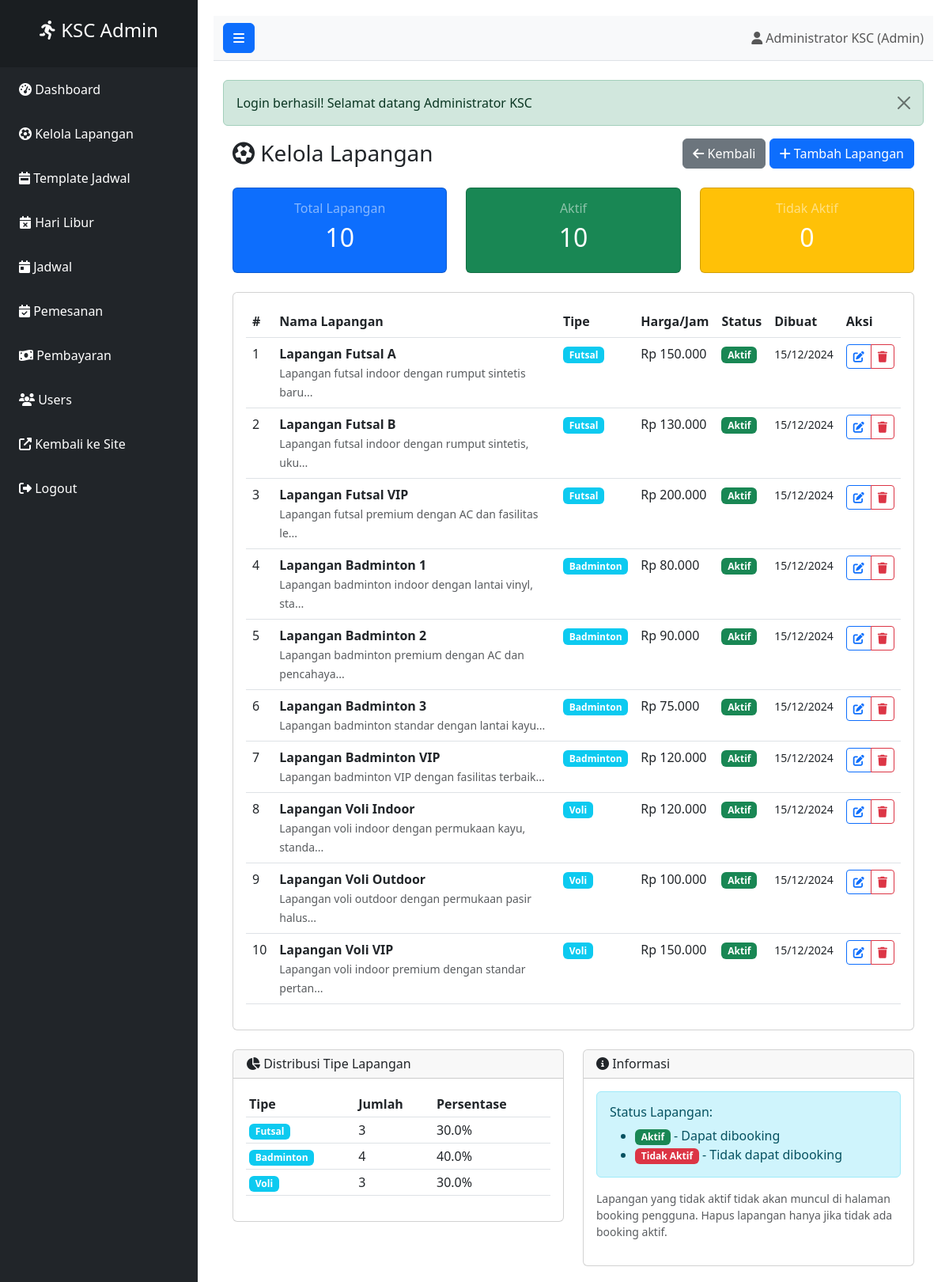
Screenshot of /admin/lapangan.php (signed in) with the database file from the repository.
### tables this page shows
CREATE TABLE `lapangan` (
  `id_lapangan` int(10) UNSIGNED NOT NULL,
  `nama_lapangan` varchar(100) NOT NULL,
  `tipe_lapangan` enum('Futsal','Badminton','Voli','Basket','Tennis') DEFAULT NULL,
  `harga_per_jam` decimal(10,2) NOT NULL DEFAULT 0.00,
  `deskripsi` text DEFAULT NULL,
  `status_lapangan` enum('aktif','tidak_aktif') DEFAULT 'aktif',
  `id_user` int(10) UNSIGNED NOT NULL,
  `created_at` timestamp NOT NULL DEFAULT current_timestamp(),
  `updated_at` timestamp NULL DEFAULT NULL ON UPDATE current_timestamp()
);

### includes/database.php (called while the page is built, shortened)
<?php
class Database {
    private $host = DB_HOST;
    private $user = DB_USER;
    private $pass = DB_PASS;
    private $dbname = DB_NAME;
    private $dbh;
    private $stmt;
    public function __construct() {
        $dsn = 'mysql:host=' . $this->host . ';dbname=' . $this->dbname . ';charset=utf8';
        $options = array(
            PDO::ATTR_PERSISTENT => true,
            PDO::ATTR_ERRMODE => PDO::ERRMODE_EXCEPTION
        );
        try {
            $this->dbh = new PDO($dsn, $this->user, $this->pass, $options);
        } catch(PDOException $e) {
            $this->error = $e->getMessage();
            echo $this->error;
        }
    }
    public function query($sql) {
        $this->stmt = $this->dbh->prepare($sql);
    }
    public function execute() {
        return $this->stmt->execute();
    }
    public function resultSet() {
        $this->execute();
        return $this->stmt->fetchAll(PDO::FETCH_OBJ);
    }
    public function single() {
        $this->execute();
        return $this->stmt->fetch(PDO::FETCH_OBJ);
    }
}
?>

### includes/functions.php (called while the page is built, shortened)
<?php
if (!function_exists('formatCurrency')) {
    function formatCurrency($amount) {
        return 'Rp ' . number_format($amount, 0, ',', '.');
    }
}
if (!function_exists('formatDate')) {
    function formatDate($date) {
        return date('d/m/Y', strtotime($date));
    }
}
?>

### admin/lapangan.php (the view, shortened to what this page needs)
<?php
require_once '../includes/admin-header.php';
require_once '../includes/database.php';
require_once '../includes/functions.php';
$db = new Database();
$db->query('SELECT * FROM lapangan ORDER BY status_lapangan DESC, tipe_lapangan, nama_lapangan');
$fields = $db->resultSet();
$db->query('SELECT
           COUNT(*) as total,
           SUM(CASE WHEN status_lapangan = "aktif" THEN 1 ELSE 0 END) as active,
           SUM(CASE WHEN status_lapangan = "tidak_aktif" THEN 1 ELSE 0 END) as inactive
           FROM lapangan');
$stats = $db->single();
?>
<div class="container-fluid">
    <div class="d-flex justify-content-between align-items-center mb-4">
        <h1 class="h3 mb-0"><i class="fas fa-futbol"></i> Kelola Lapangan</h1>
        <div>
            <a href="dashboard.php" class="btn btn-secondary">
                <i class="fas fa-arrow-left"></i> Kembali
            </a>
            <button type="button" class="btn btn-primary" data-bs-toggle="modal" data-bs-target="#addFieldModal">
                <i class="fas fa-plus"></i> Tambah Lapangan
            </button>
        </div>
    </div>
    <div class="row mb-4">
        <div class="col-md-4">
            <div class="card bg-primary text-white">
                <div class="card-body text-center">
                    <h6 class="text-white-50">Total Lapangan</h6>
                    <h2><?= $stats->total ?></h2>
                </div>
            </div>
        </div>
        <div class="col-md-4">
            <div class="card bg-success text-white">
                <div class="card-body text-center">
                    <h6 class="text-white-50">Aktif</h6>
                    <h2><?= $stats->active ?></h2>
                </div>
            </div>
        </div>
        <div class="col-md-4">
            <div class="card bg-warning text-white">
                <div class="card-body text-center">
                    <h6 class="text-white-50">Tidak Aktif</h6>
                    <h2><?= $stats->inactive ?></h2>
                </div>
            </div>
        </div>
    </div>
    <div class="card">
        <div class="card-body">
            <div class="table-responsive">
                <table class="table table-hover">
                    <thead>
                        <tr>
                            <th>#</th>
                            <th>Nama Lapangan</th>
                            <th>Tipe</th>
                            <th>Harga/Jam</th>
                            <th>Status</th>
                            <th>Dibuat</th>
                            <th>Aksi</th>
                        </tr>
                    </thead>
                    <tbody>
                        <?php if (empty($fields)): ?>
                            <tr>
                                <td colspan="7" class="text-center text-muted">Belum ada lapangan</td>
                            </tr>
                        <?php else: ?>
                            <?php foreach ($fields as $index => $field): ?>
                            <tr>
                                <td><?= $index + 1 ?></td>
                                <td>
                                    <strong><?= htmlspecialchars($field->nama_lapangan) ?></strong>
                                    <?php if ($field->deskripsi): ?>
                                        <br><small class="text-muted"><?= substr($field->deskripsi, 0, 50) ?>...</small>
                                    <?php endif; ?>
                                </td>
                                <td>
                                    <span class="badge bg-info"><?= $field->tipe_lapangan ?></span>
                                </td>
                                <td><?= formatCurrency($field->harga_per_jam) ?></td>
                                <td>
                                    <?php if ($field->status_lapangan === 'aktif'): ?>
                                        <span class="badge bg-success">Aktif</span>
                                    <?php else: ?>
                                        <span class="badge bg-danger">Tidak Aktif</span>
                                    <?php endif; ?>
                                </td>
                                <td>
                                    <small><?= formatDate($field->created_at) ?></small>
                                </td>
                                <td>
                                    <div class="btn-group btn-group-sm">
                                        <button type="button" class="btn btn-outline-primary"
                                                onclick="editField(<?= $field->id_lapangan ?>)">
                                            <i class="fas fa-edit"></i>
                                        </button>
                                        <a href="lapangan.php?delete=<?= $field->id_lapangan ?>"
                                           class="btn btn-outline-danger"
                                           onclick="return confirm('Hapus lapangan ini? Semua jadwal dan template terkait juga akan dihapus.')">
                                            <i class="fas fa-trash"></i>
                                        </a>
                                    </div>
                                </td>
                            </tr>
                            <?php endforeach; ?>
                        <?php endif; ?>
                    </tbody>
                </table>
            </div>
        </div>
    </div>
    <div class="row mt-4">
        <div class="col-md-6">
            <div class="card">
                <div class="card-header">
                    <h6 class="mb-0"><i class="fas fa-chart-pie"></i> Distribusi Tipe Lapangan</h6>
                </div>
                <div class="card-body">
                    <?php
                    $db->query('SELECT tipe_lapangan, COUNT(*) as total
                               FROM lapangan
                               WHERE status_lapangan = "aktif"
                               GROUP BY tipe_lapangan');
                    $type_stats = $db->resultSet();
                    if (empty($type_stats)): ?>
                        <p class="text-muted">Tidak ada data</p>
                    <?php else: ?>
                        <div class="table-responsive">
                            <table class="table table-sm">
                                <thead>
                                    <tr>
                                        <th>Tipe</th>
                                        <th>Jumlah</th>
                                        <th>Persentase</th>
                                    </tr>
                                </thead>
                                <tbody>
                                    <?php foreach ($type_stats as $stat): ?>
                                    <tr>
                                        <td>
                                            <span class="badge bg-info"><?= $stat->tipe_lapangan ?></span>
                                        </td>
                                        <td><?= $stat->total ?></td>
                                        <td>
                                            <?php
                                            $percentage = ($stat->total / $stats->active) * 100;
                                            echo number_format($percentage, 1) . '%';
                                            ?>
                                        </td>
                                    </tr>
                                    <?php endforeach; ?>
                                </tbody>
                            </table>
                        </div>
                    <?php endif; ?>
                </div>
            </div>
        </div>
        <div class="col-md-6">
            <div class="card">
                <div class="card-header">
                    <h6 class="mb-0"><i class="fas fa-info-circle"></i> Informasi</h6>
                </div>
                <div class="card-body">
                    <div class="alert alert-info">
                        <h6>Status Lapangan:</h6>
                        <ul class="mb-0">
                            <li><span class="badge bg-success">Aktif</span> - Dapat dibooking</li>
                            <li><span class="badge bg-danger">Tidak Aktif</span> - Tidak dapat dibooking</li>
                        </ul>
                    </div>
                    <p class="small text-muted">
                        Lapangan yang tidak aktif tidak akan muncul di halaman booking pengguna.
                        Hapus lapangan hanya jika tidak ada booking aktif.
                    </p>
                </div>
            </div>
        </div>
    </div>
</div>
<?php require_once '../includes/admin-footer.php'; ?>

### includes/admin-header.php (shortened to what this page needs)
<?php
require_once '../includes/functions.php';
function showFlashMessage() {
    if (session_status() === PHP_SESSION_ACTIVE && isset($_SESSION['flash_message'])) {
        $type = $_SESSION['flash_message']['type'];
        $message = $_SESSION['flash_message']['message'];
        echo '<div class="alert alert-' . $type . ' alert-dismissible fade show" role="alert">
                ' . $message . '
                <button type="button" class="btn-close" data-bs-dismiss="alert" aria-label="Close"></button>
              </div>';
    }
}
?>
<!DOCTYPE html>
<html lang="id">
<head>
    <link href="https://cdn.jsdelivr.net/npm/bootstrap@5.3.0/dist/css/bootstrap.min.css" rel="stylesheet">
    <link rel="stylesheet" href="https://cdnjs.cloudflare.com/ajax/libs/font-awesome/6.4.0/css/all.min.css">
    <link rel="stylesheet" href="<?= SITE_URL ?>assets/css/admin.css">
</head>
<body>
    <div class="d-flex" id="wrapper">
        <div class="bg-dark text-white" id="sidebar-wrapper" style="width: 250px;">
            <div class="sidebar-heading text-center py-4">
                <h4><i class="fas fa-running"></i> KSC Admin</h4>
            </div>
            <div class="list-group list-group-flush">
                <a href="dashboard.php" class="list-group-item list-group-item-action bg-dark text-white">
                    <i class="fas fa-tachometer-alt"></i> Dashboard
                </a>
                <a href="lapangan.php" class="list-group-item list-group-item-action bg-dark text-white">
                    <i class="fas fa-futbol"></i> Kelola Lapangan
                </a>
                <a href="template-jadwal.php" class="list-group-item list-group-item-action bg-dark text-white">
                    <i class="fas fa-calendar-week"></i> Template Jadwal
                </a>
                <a href="hari-libur.php" class="list-group-item list-group-item-action bg-dark text-white">
                    <i class="fas fa-calendar-times"></i> Hari Libur
                </a>
                <a href="jadwal.php" class="list-group-item list-group-item-action bg-dark text-white">
                    <i class="fas fa-calendar-day"></i> Jadwal
                </a>
                <a href="pemesanan.php" class="list-group-item list-group-item-action bg-dark text-white">
                    <i class="fas fa-calendar-check"></i> Pemesanan
                </a>
                <a href="pembayaran.php" class="list-group-item list-group-item-action bg-dark text-white">
                    <i class="fas fa-money-bill-wave"></i> Pembayaran
                </a>
                <a href="users.php" class="list-group-item list-group-item-action bg-dark text-white">
                    <i class="fas fa-users"></i> Users
                </a>
                <a href="<?= SITE_URL ?>" class="list-group-item list-group-item-action bg-dark text-white">
                    <i class="fas fa-external-link-alt"></i> Kembali ke Site
                </a>
                <a href="../logout.php" class="list-group-item list-group-item-action bg-dark text-white">
                    <i class="fas fa-sign-out-alt"></i> Logout
                </a>
            </div>
        </div>
        <div id="page-content-wrapper" style="flex: 1;">
            <nav class="navbar navbar-expand-lg navbar-light bg-light border-bottom">
                <div class="container-fluid">
                    <button class="btn btn-primary" id="menu-toggle">
                        <i class="fas fa-bars"></i>
                    </button>
                    <div class="navbar-nav ms-auto">
                        <span class="navbar-text">
                            <i class="fas fa-user"></i> <?= $_SESSION['nama'] ?> (Admin)
                        </span>
                    </div>
                </div>
            </nav>
            <div class="container-fluid mt-4">
                <?php showFlashMessage(); ?>

### includes/admin-footer.php (shortened to what this page needs)
            </div>
        </div>
    </div>
</body>
</html>

### assets/css/admin.css (style rules this page uses)
#wrapper { display: flex; min-height: 100vh; }
#sidebar-wrapper { min-width: 250px; max-width: 250px; transition: all 0.3s; }
#page-content-wrapper { width: 100%; padding: 20px; }
.sidebar-heading { padding: 1rem; background: rgba(0, 0, 0, 0.2); }
.list-group-item { border: none; padding: 1rem 1.5rem; transition: all 0.3s; }

### rows the page displays
lapangan: nama_lapangan "Lapangan Futsal A", deskripsi "Lapangan futsal indoor dengan rumput sintetis baru", tipe_lapangan "Futsal", harga_per_jam "Rp 150.000", status_lapangan "Aktif", created_at "15/12/2024"
lapangan: nama_lapangan "Lapangan Futsal B", deskripsi "Lapangan futsal indoor dengan rumput sintetis, uku", tipe_lapangan "Futsal", harga_per_jam "Rp 130.000", status_lapangan "Aktif", created_at "15/12/2024"
lapangan: nama_lapangan "Lapangan Futsal VIP", deskripsi "Lapangan futsal premium dengan AC dan fasilitas le", tipe_lapangan "Futsal", harga_per_jam "Rp 200.000", status_lapangan "Aktif", created_at "15/12/2024"
lapangan: nama_lapangan "Lapangan Badminton 1", deskripsi "Lapangan badminton indoor dengan lantai vinyl, sta", tipe_lapangan "Badminton", harga_per_jam "Rp 80.000", status_lapangan "Aktif", created_at "15/12/2024"
lapangan: nama_lapangan "Lapangan Badminton 2", deskripsi "Lapangan badminton premium dengan AC dan pencahaya", tipe_lapangan "Badminton", harga_per_jam "Rp 90.000", status_lapangan "Aktif", created_at "15/12/2024"
lapangan: nama_lapangan "Lapangan Badminton 3", deskripsi "Lapangan badminton standar dengan lantai kayu", tipe_lapangan "Badminton", harga_per_jam "Rp 75.000", status_lapangan "Aktif", created_at "15/12/2024"
lapangan: nama_lapangan "Lapangan Badminton VIP", deskripsi "Lapangan badminton VIP dengan fasilitas terbaik", tipe_lapangan "Badminton", harga_per_jam "Rp 120.000", status_lapangan "Aktif", created_at "15/12/2024"
lapangan: nama_lapangan "Lapangan Voli Indoor", deskripsi "Lapangan voli indoor dengan permukaan kayu, standa", tipe_lapangan "Voli", harga_per_jam "Rp 120.000", status_lapangan "Aktif", created_at "15/12/2024"
lapangan: nama_lapangan "Lapangan Voli Outdoor", deskripsi "Lapangan voli outdoor dengan permukaan pasir halus", tipe_lapangan "Voli", harga_per_jam "Rp 100.000", status_lapangan "Aktif", created_at "15/12/2024"
lapangan: nama_lapangan "Lapangan Voli VIP", deskripsi "Lapangan voli indoor premium dengan standar pertan", tipe_lapangan "Voli", harga_per_jam "Rp 150.000", status_lapangan "Aktif", created_at "15/12/2024"

### other values shown
$_SESSION['nama'] "Administrator KSC"
$message "Login berhasil! Selamat datang Administrator KSC"
$stats->total "10"
$stats->active "10"
$stats->inactive "0"
$stat->tipe_lapangan "Futsal"
$stat->total "3"
$percentage "30.0"
$stat->tipe_lapangan "Badminton"
$stat->total "4"
$percentage "40.0"
$stat->tipe_lapangan "Voli"
